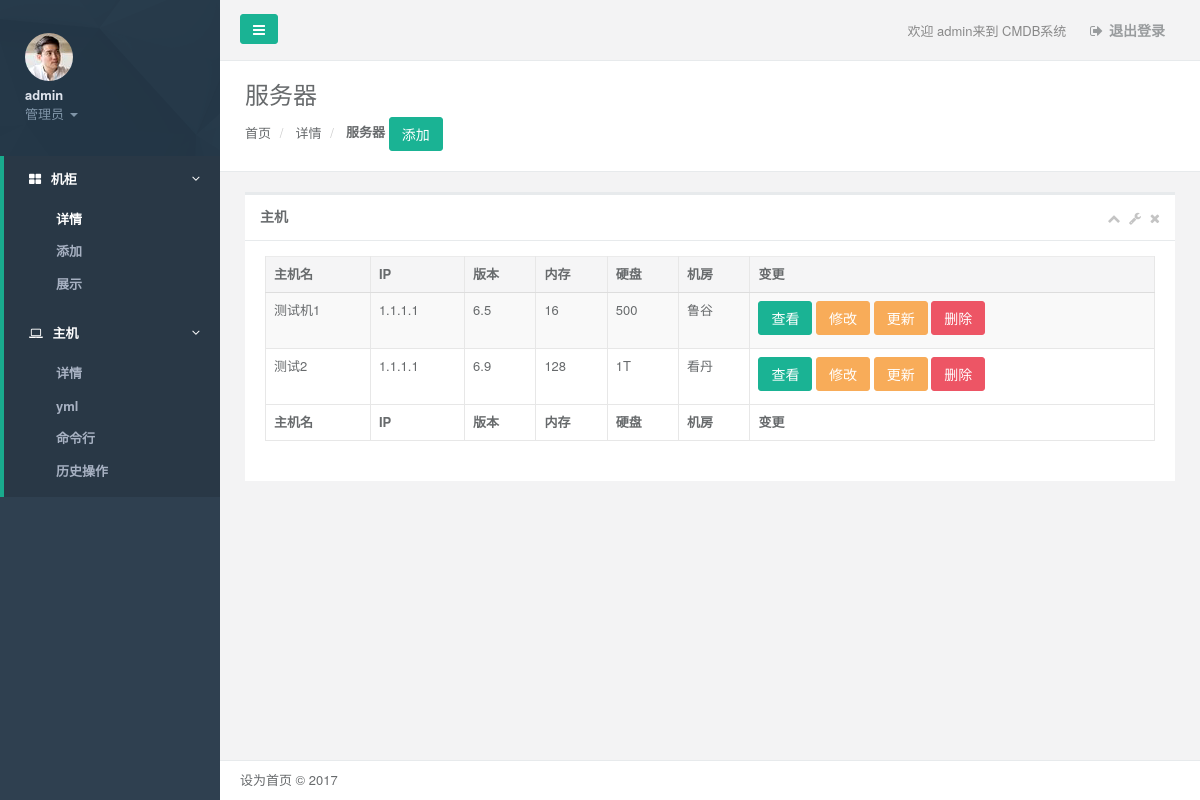
The app's page /host/host.html (signed in) with its own data.
### hostinfo/models.py (models this page shows, shortened)
class Host(models.Model):
    hostname = models.CharField(max_length=50, verbose_name='主机编号')
    ip = models.GenericIPAddressField(verbose_name='IP',null=True)
    port = models.CharField(max_length=50, verbose_name='端口',null=True)
    username = models.CharField(max_length=50, verbose_name='登陆用户',null=True)
    password = models.CharField(max_length=50, verbose_name='密码',null=True)
    jifang = models.ForeignKey(to=Business, to_field='id', null=True)
    osversion = models.CharField(max_length=50,verbose_name='系统版本',null=True)
    memory = models.CharField(max_length=50,verbose_name='内存',null=True)
    disk = models.CharField(max_length=50,verbose_name='硬盘',null=True)
    sn = models.CharField(max_length=50, verbose_name='SN', null=True)
    model_name = models.CharField(max_length=50, verbose_name='型号', null=True)
    cpu_core = models.CharField(max_length=50, verbose_name='CPU', null=True)
    beizhu = models.CharField(max_length=1000, verbose_name='备注', null=True)
    class  Meta:
        db_table ="Host"
        verbose_name="服务器"
        verbose_name_plural = '服务器'

### index/models.py (models this page shows)
class Business(models.Model):
    caption = models.CharField(max_length=32, verbose_name='机房', null=True)
    code = models.CharField(max_length=32, null=True, default="SA", verbose_name='产品线', )
    class Meta:
        db_table = "Business"
        verbose_name = "机房组"
        verbose_name_plural = '机房组'
    def __str__(self):
        return self.caption

### hostinfo/views.py (the view)
# urls.py: url(r'^host/', include('hostinfo.urls')),
@login_required(login_url="/login.html")
def host(request):  ##首页
    host = Host.objects.filter(id__gt=0)
    jifang_list = Business.objects.all()
    return render(request, 'host/host.html', {"host_list": host, "jifang_list": jifang_list})

### templates/host/host.html (shortened to what this page needs)
{% extends "base.html" %}
{% block mainbody %}
    <div class="row wrapper border-bottom white-bg page-heading">
        <div class="col-lg-10">
            <h2>服务器</h2>
            <ol class="breadcrumb">
                <li>
                    <a href="../index.html">首页</a>
                </li>
                <li>
                    <a>详情</a>
                </li>
                <li class="active">
                    <strong>服务器</strong>
                   {%   if     perms.hostinfo.add_host  %}   <button type="button" class="btn btn-primary  " data-toggle="modal" data-target="#myModal">添加 {%  endif %}
                    </button>
                </li>
            </ol>
        </div>
        <div class="col-lg-2">
        </div>
    </div>
    <div class="wrapper wrapper-content animated fadeInRight">
        <div class="row">
            <div class="col-lg-12">
                <div class="ibox float-e-margins">
                    <div class="ibox-title">
                        <h5>主机</h5>
                        <div class="ibox-tools">
                            <a class="collapse-links">
                                <i class="fa fa-chevron-up"></i>
                            </a>
                            <a class="dropdown-toggle" data-toggle="dropdown" href="#">
                                <i class="fa fa-wrench"></i>
                            </a>
                            <a class="close-link">
                                <i class="fa fa-times"></i>
                            </a>
                        </div>
                    </div>
                    <div class="ibox-content">
                        <div class="table-responsive">
                            <table class="table table-striped table-bordered table-hover dataTables-example"
                                   style="word-break:break-all; word-wrap:break-word;">
                                <thead>
                                <tr>
                                    <th>主机名</th>
                                    <th>IP</th>
                                    <th>版本</th>
                                    <th>内存</th>
                                    <th>硬盘</th>
                                    <th>机房</th>
                                    <th>变更 &nbsp;&nbsp;&nbsp;&nbsp;</th>
                                </tr>
                                </thead>
                                <tbody>
                                {% for row  in host_list %}
                                    <tr class="gradeX" nid="{{ row.id }}" jifang_id="{{ row.jifang_id }}"
                                        hostname="{{ row.hostname }}" ip="{{ row.ip }}" osversion="{{ row.osversion }}"
                                        memory="{{ row.memory }}" disk="{{ row.disk }}"  sn="{{ row.sn }}"  beizhu="{{ row.beizhu }}"  username="{{  row.username }}"    port="{{  row.port }}"  cpu_core="{{ row.cpu_core }}" model_name="{{ row.model_name }}"
                                        beizhu="{{  row.beizhu }}"
                                    >
                                        <td>{{ row.hostname }}</td>
                                        <td>{{ row.ip }}</td>
                                        <td>{{ row.osversion }}</td>
                                        <td>{{ row.memory }}</td>
                                        <td>{{ row.disk }}</td>
                                        <td noWrap>{{ row.jifang }}</td>
                                        <td noWrap>
                                            <button type="button" class="btn btn-primary  host_see" data-toggle="modal"
                                                    data-target="#myModa4">查看
                                            </button>
                                               {%   if     perms.hostinfo.change_host  %}
                                            <button type="button" class="btn btn-warning  host_change"
                                                    data-toggle="modal" data-target="#myModa2">修改
                                            </button> {% endif %}
                                        {%   if     perms.hostinfo.change_host  %}
                                            <a type="button" class="btn btn-warning  host_update"
                                                    >更新
                                            </a> {% endif %}
                                          {%   if     perms.hostinfo.delete_host  %}
                                            <button type="button" class="btn btn-danger   host_del" data-toggle="modal"
                                                    data-target="#myModa5">删除
                                            </button>{% endif %}
                                        </td>
                                    </tr>
                                {% endfor %}
                                </tbody>
                                <tfoot>
                                <tr>
                                    <th>主机名</th>
                                    <th>IP</th>
                                    <th>版本</th>
                                    <th>内存</th>
                                    <th>硬盘</th>
                                    <th>机房</th>
                                    <th>变更</th>
                                </tr>
                                </tfoot>
                            </table>
                        </div>
                    </div>
                </div>
            </div>
        </div>
    </div>
{% endblock %}

### templates/nav.html (shortened to what this page needs)
<nav class="navbar-default navbar-static-side" role="navigation">
    <div class="sidebar-collapse">
        <ul class="nav metismenu" id="side-menu">
            <li class="nav-header">
                <div class="dropdown profile-element"> <span>
                            <img alt="image" class="img-circle" src="/static/img/profile_small.jpg"/>
                             </span>
                    <a data-toggle="dropdown" class="dropdown-toggle" href="#">
                            <span class="clear"> <span class="block m-t-xs"> <strong
                                    class="font-bold">{{ user }}</strong>
                             </span> <span class="text-muted text-xs block"> {% ifequal  user.is_superuser  1 %}
                                管理员 {% else %} 普通用户 {% endifequal %}  <b class="caret"></b></span> </span>
                    </a>
                </div>
            </li>
            <li class="active">
                <a href="#"><i class="fa fa-th-large"></i> <span class="nav-label">机柜</span> <span
                        class="fa arrow"></span></a>
                <ul class="nav nav-second-level">
                    <li class="active"><a href="{%   url    'jigui'   %}">详情</a></li>
                    {% if     perms.jigui.add_jiguiinfo %}
                        <li><a href="{%   url    'addx'   %}">添加</a></li> {% endif %}
                    <li><a href="{%   url    'show'   %}">展示</a></li>
                </ul>
            </li>
            <li class="active">
                <a href="#"><i class="fa fa-laptop"></i> <span class="nav-label">主机</span> <span
                        class="fa arrow"></span></a>
                <ul class="nav nav-second-level" >
                    <li><a href="{% url   'host' %}">详情</a></li>
                    <li><a href="{% url   'yml' %}">yml</a></li>
                    <li><a href="{% url   'cmd' %}">命令行</a></li>
                    <li><a href="{% url   'history' %}">历史操作</a></li>
                </ul>
            </li>
        </ul>
    </div>
</nav>

### templates/navbar-static-top.html
<nav class="navbar navbar-static-top" role="navigation" style="margin-bottom: 0">
    <div class="navbar-header">
        <a class=" minimalize-styl-2   btn btn-primary " href="#" id="toubu"><i class="fa fa-bars"></i> </a>
    </div>
    <ul class="nav navbar-top-links navbar-right">
        <li>
            <span class="m-r-sm text-muted welcome-message">欢迎  {{ user }}来到 CMDB系统</span>
        </li>
        <li>
            <a href="/logout.html">
                <i class="fa fa-sign-out"></i>退出登录
            </a>
        </li>
    </ul>
</nav>

### records on screen
Host: hostname "测试机1", ip "1.1.1.1", osversion "6.5", memory "16", disk "500", jifang "鲁谷"
Host: hostname "测试2", ip "1.1.1.1", osversion "6.9", memory "128", disk "1T", jifang "看丹"

### other values on screen
{{ user }} "admin"
